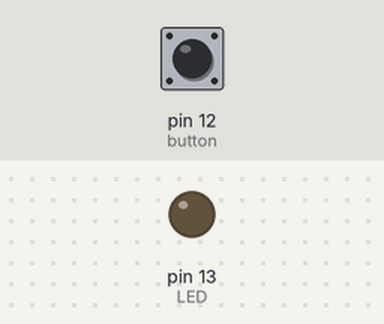
A sketch run on a simulated Arduino Uno, built with avr-gcc and run on an emulated ATmega328P. On the bench: output pins drawn as LEDs (lit = HIGH). Dashed ring = blinking. The test bench sets the inputs (shaded band); at power-on: pin 12 (button) HIGH. What the sketch prints to the serial monitor is not drawn.

Above: at 1.2 s.
1.3 s: pin 12 (button) pulled LOW for 0.15 s
At 1.37 s:
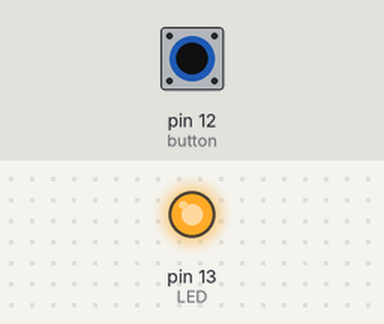
2.9 s: pin 12 (button) pulled LOW for 1 s
At 4.4 s:
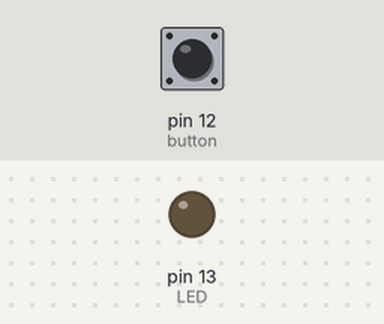
6.2 s: pin 12 (button) pulled LOW for 3.2 s
At 7.3 s:
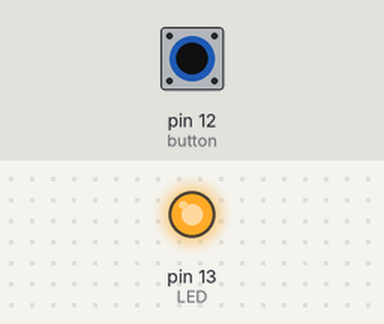
10.9 s: pin 12 (button) pulsed LOW 2 times (0.12 s each, 0.3 s apart)
At 10.96 s:
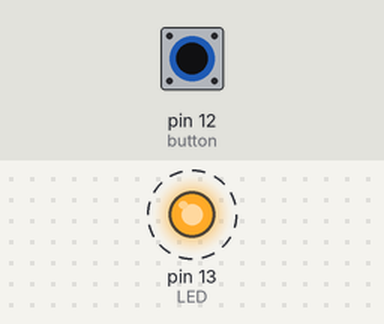
13.7 s: pin 12 (button) pulsed LOW 5 times (0.12 s each, 0.3 s apart)
At 15.9 s:
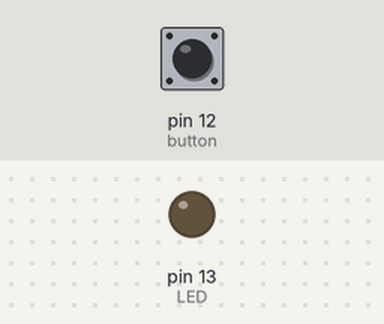
Timing chart, 0 to 17.4 s (numbered marks = the images above; inputs shaded):
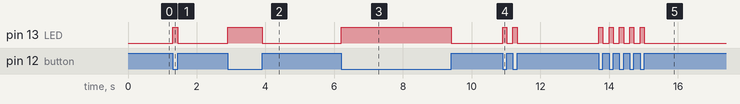

Measured:
- after the input at 1.3 s, pin 13 (LED): LOW → HIGH at once, → LOW 0.15 s later
- after the input at 2.9 s, pin 13 (LED): LOW → HIGH at once, → LOW 1.0 s later
- after the input at 6.2 s, pin 13 (LED): LOW → HIGH at once, → LOW 3.2 s later
- after the input at 10.9 s, pin 13 (LED): alternates HIGH for 0.12 s and LOW for 0.18 s, 4 changes in all, then stays LOW, starting at once
- after the input at 13.7 s, pin 13 (LED): alternates HIGH for 0.12 s and LOW for 0.18 s, 10 changes in all, then stays LOW, starting at once

The sketch:

decryption1.ino
```cpp
String code = "";
int len = 0;
char ch;
char new_char;

const int button = 12;
const int LED = 13;

unsigned long pres_len = 0, rel_time, pres_time = 0, old_time_len = 0, old_pres = 0, space = 0;
int state = 0;
int unit_delay = 300;
int min_delay = 10;

char MakeString()
{
  if (pres_len < (unit_delay*3) && pres_len > 20)
  {
    return '.';                        //if button press less than 0.6sec, it is a dot
  }
  else if (pres_len > (unit_delay*3))
  {
    return '-';                        //if button press more than 0.6sec, it is a dash
  }
}

void Morse_decod()
{
  static String morse[] = {".-", "-...", "-.-.", "-..", ".", "..-.", "--.", "....",
                             "..", ".---", "-.-", ".-..", "--", "-.", "---", ".--.", "--.-",
                             ".-.", "...", "-", "..-", "...-", ".--", "-..-", "-.--", "--..", "!"
                            };
  int i = 0;
  while (morse[i] != "!")
  {
    if (morse[i] == code)
    {
      Serial.print(char('a' + i));
      Serial.print(" ");
      break;
    }
    i++;
  }
  if (morse[i] == "!")
  {
    Serial.println("");
    Serial.println("This code is not exist!");
  }

  code = "";
}


void setup()
{
   Serial.begin(9600);
  pinMode(button, INPUT_PULLUP);
  pinMode(LED, OUTPUT);
}

void loop()
{
  label:
  while (digitalRead(button) == HIGH) {}
  old_pres = rel_time;
  pres_time = millis();
  digitalWrite(LED, HIGH);
  while (digitalRead(button) == LOW) {}
  rel_time = millis();
  digitalWrite(LED, LOW);
  pres_len = rel_time - pres_time;
  space = pres_time - old_pres;
  if (pres_len > min_delay)
  {
    code += MakeString();
  }
  while ((millis() - rel_time) < (unit_delay * 3))
  {
    if (digitalRead(button) == LOW)
    {
      goto label;
    }
  }

  Morse_decod();
}
```
